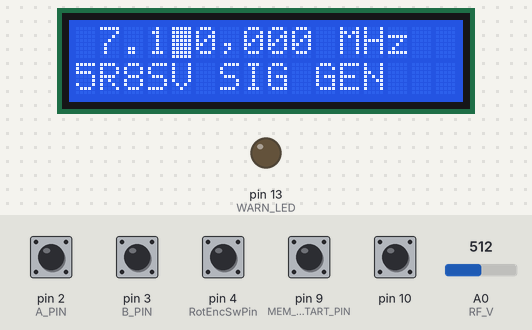
Simulated run of this sketch. Board: Arduino Uno, built with avr-gcc and run on an emulated ATmega328P. Parts: 16×2 character LCD, output pins drawn as LEDs (lit = HIGH). Inputs (shaded band) come from the test bench; at power-on: pin 2 (A_PIN), pin 3 (B_PIN), pin 4 (RotEncSwPin), pin 9 (MEM_BUTTON_START_PIN), pin 10 HIGH, A0 (RF_V) = 512. EEPROM starts erased; pins used as bus, display or sensor lines are not drawn.

Above: at 1.3 s.
1.4 s: pin 9 (MEM_BUTTON_START_PIN) pulled LOW for 1 s
At 2.8 s:
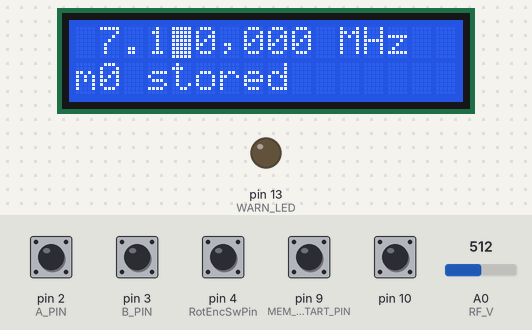
5.4 s: pin 10 pulled LOW for 0.15 s
At 6.0 s:
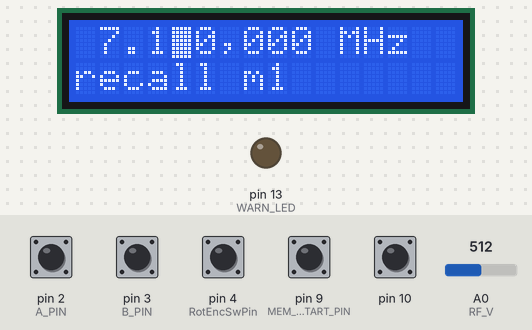
8.5 s: A0 (RF_V) set to 801
10.0 s: A0 (RF_V) set to 833
At 10.4 s:
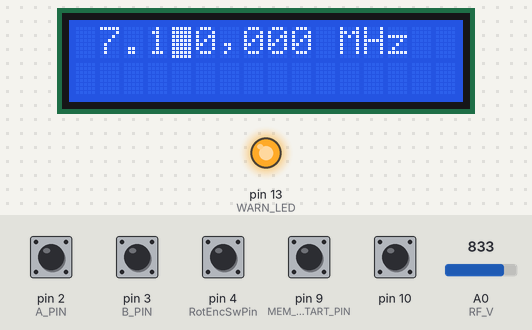
11.5 s: pin 9 (MEM_BUTTON_START_PIN) pulled LOW for 0.15 s
At 12.1 s:
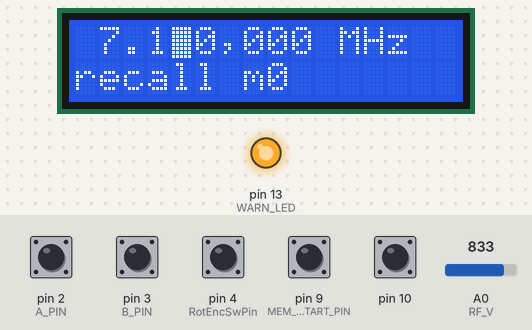
14.6 s: pin 4 (RotEncSwPin) pulled LOW for 1 s
At 15.7 s:
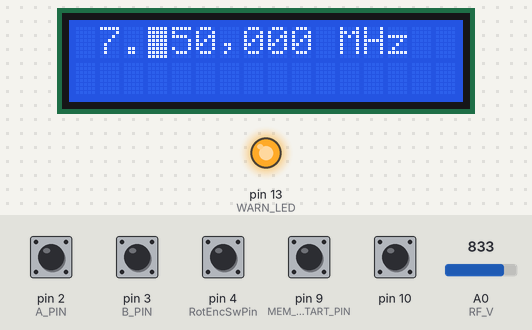
Timing chart, 0 to 17.6 s (numbered marks = the images above; inputs shaded):
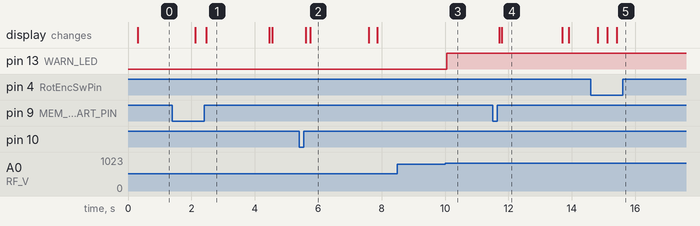

Measured:
- the behaviour switches between 818 and 819 on A0 (RF_V) (found by bisection; images 2 and 3)
- after the input at 1.4 s, the display: first differs from a run without the input after 1.1 s (image 1)
- after the input at 5.4 s, the display: first changes after 0.20 s (image 2 shows a later state)
- after the input at 8.5 s, every drawn part: stays the same
- after the input at 10.0 s, pin 13 (WARN_LED): LOW → HIGH after 0.05 s
- after the input at 11.5 s, the display: first changes after 0.20 s (image 4 shows a later state)
- after the input at 14.6 s, the display: first changes after 0.21 s (image 5 shows a later state)
- what the display in image 1 shows lasts 2.0 s, from 2.5 s to 4.5 s

The sketch:

vfobox.ino
```cpp
/*

DDS code based on Pete Juliano's (N6QW) super simple DDS code
http://www.jessystems.com/Images/Arduino/AD9850_Signal_Generator.txt

with additional DDS inspiration from Rich, AD7C's project:
http://www.ad7c.com/projects/ad9850-dds-vfo/

Rotary Encoder code based on my ATmega328 port
http://blog.templaro.com/reading-a-rotary-encoder-demo-code-for-atmega328/
of Oleg Mazurov's code written for ATmega644p
https://www.circuitsathome.com/mcu/rotary-encoder-interrupt-service-routine-for-avr-micros


 The circuit:

 Power
 * nominal 12V supply to amplifier
 * 5V to Arduino 5V pin
 * GND to Arduino GND pin

 Reserve For Serial Debugging
 * Leave digital #0 (RXD) and #1 (TXD) available for serial debugging

 Rotary Encoder
 * Rotary Encoder right tab to digital #2
 * Rotary Encoder left tab to digital #3
 * Rotary Encoder middle tab to ground
 * Rotary Switch to digital #4

 AD9850
 * CLK to digital #5
 * RST to digital #6
 * DAT to digital #7
 * FQ  to digital #8

 Memory Buttons
 * Up to four memory buttons can be added, starting at d9 & d10
   (d11 and d12 not connected in present design)

 RF Output Warning
 * Sense rectified RF output on digital #14 (ADC 0) WARN
 * Warning LED on digital #13

 I2C bus
 * Built-in SDA on digital #18 (a4)
 * Built-in SCL on digital #19 (a5)

 AREF is not connected; we use ATmega328 1.1V internal analog reference

*/

// include the library code:
#include "Wire.h"
#include "Adafruit_LiquidCrystal.h"
#include <EEPROM.h>

// set rotary encoder pins
#define ENC_RD	PIND	//encoder port read
#define A_PIN 2  // INT0 vector; digital pin 2
#define B_PIN 3  // INT1 vector; digital pin 3
#define RotEncSwPin 4 // digital pin 17 (a3)

// set up AD9850 pins
#define W_CLK 5        // digital 4
#define RESET 6        // digital 9
#define DATAPIN 7      // digital 8
#define FQ_UD 8        // digital 5

// set up output power monitoring
#define WARN_LED 13   // digital 16
#define RF_V 0        // analog  0
#define THRESHOLD_VOLTAGE 880  //range 0-1100 mV

// set up memory push buttons
#define MEM_BUTTON_START_PIN  9  // digital pin where mem buttons start
#define NUMBER_MEM_BUTTONS    2  // how many mem buttons

#define EE_ADDRESS_START      0

const long bandStart = 100000;  // start of Gnerator at 100 KHZ
const long bandEnd = 40000000; // End of Generator at 40 MHz --signal will be a bit flaky!
const long bandInit = 7150000; // where to initially set the frequency

long freq = 0 ;  // tuning frequency in Hz
long freqDelta = 10000; // how much to change the frequency by, clicking the rotary encoder will change this.

byte spinDirection = 0; // rotary encoder spun ccw (-1), cw (1), or no change (0)

long lastStatus = 0;
boolean statusDisplayed = false;
char statusLine[21];

int threshold = 0;

// Connect via i2c, default address #1 (nothing jumpered)
Adafruit_LiquidCrystal lcd(0);

// Blank a display line
void clear_line(byte lineNumber) {
  lcd.noBlink();
  lcd.setCursor(0,lineNumber);
  for (int pos=0; pos < 20; pos++){
    lcd.print(" ");
  }
}

// Update status line
void update_status() {
  clear_line(1);
  lcd.setCursor(0,1);
  lcd.print(statusLine);
  statusDisplayed = true;
  lastStatus = millis();
}

//Wipe stale status
void wipeStaleStatus() {
  if (statusDisplayed && millis() - lastStatus > 2000) {
    clear_line(1);
    statusDisplayed = false;
  }
}

//blink the cursor to show selected frequency resolution
void blinkCursor() {
  static long lastBlinkCheck = 0;
  static byte freqCursorPosition = 4;

    if (millis() - lastBlinkCheck > 300) {
    freqCursorPosition = 8;
    for (long tempDelta = 10; tempDelta/freqDelta != 1; tempDelta *= 10) {
      freqCursorPosition--;
      if (freqCursorPosition == 2 || freqCursorPosition == 6) {  //hop the punctuation
        freqCursorPosition--;
      }
    }
    lcd.setCursor(freqCursorPosition,0);
    lcd.blink();
    lastBlinkCheck = millis();
  }
}

// Display the frequency...
void display_frequency(long frequency) {
  int currentCursor;
  byte currentDigit;

  lcd.noBlink(); // suppress blinking after printing Mhz
  currentCursor = 0;
  for (long freqDiv = 10000000; freqDiv > 1; freqDiv /=10) {
    currentDigit = (frequency/freqDiv) %10;
    if (currentCursor == 2) {
      lcd.setCursor(currentCursor,0);
      lcd.print(".");
      currentCursor++;
    } else if (currentCursor == 6) {
      lcd.setCursor(currentCursor,0);
      lcd.print(",");
      currentCursor++;
    }
    lcd.setCursor(currentCursor,0);
    if (currentCursor == 0 && currentDigit == 0) {
      lcd.print(" ");
    } else {
      lcd.print(currentDigit);
    }
    currentCursor++;
  }
  lcd.print("0 MHz");
}

// Generate a positive pulse on 'pin'...
void pulseHigh(int pin) {
  digitalWrite(pin, HIGH);
  digitalWrite(pin, LOW);
}

// Calculate and send frequency code to DDS Module...
void send_frequency(long frequency) {
  int32_t sendFreq = double (frequency) * 4294967295/124997797;
  for (int b=0; b<4; b++, sendFreq>>=8) {
    shiftOut(DATAPIN, W_CLK, LSBFIRST, sendFreq & 0xFF);
  }
  shiftOut(DATAPIN, W_CLK, LSBFIRST, 0x00);
  pulseHigh(FQ_UD);
}

// evaluate encoder spins
void evaluateRotary() {
/* encoder routine. Expects encoder with four state changes between detents */
/* and both pins open on detent */

  static uint8_t old_AB = 3;  //lookup table index
  static int8_t encval = 0;   //encoder value
  static const int8_t enc_states [] PROGMEM =
  {0,-1,1,0,1,0,0,-1,-1,0,0,1,0,1,-1,0};  //encoder lookup table
  /**/
  old_AB <<=2;  //remember previous state
  old_AB |= (( ENC_RD >>2 ) & 0x03 );
  encval += pgm_read_byte(&(enc_states[( old_AB & 0x0f )]));

  if( encval > 3 ) {  //four steps forward
    spinDirection = 1;
    encval = 0;
  }
  else if( encval < -3 ) {  //four steps backwards
   spinDirection = 2;
   encval = 0;
  }
}

//Is there a pending encoder spin to react to? If so, which direction?
void wasRotaryEncoderSpun() {
  // change freq dependent on rotary encoder spin direction
  if(spinDirection != 0) {
    if (spinDirection == 1) {
      freq=constrain(freq-freqDelta,bandStart,bandEnd);
    } else {
      freq=constrain(freq+freqDelta,bandStart,bandEnd);
    }
    spinDirection = 0;
    display_frequency(freq); // push the frequency to LCD display
    send_frequency(freq);  // set the DDS to the new frequency
  }
}

// Check for the click of the rotary encoder
void wasRotaryEncoderClicked() {
  static long lastClick = 0;

  if (!digitalRead(RotEncSwPin) && millis() - lastClick > 200) { // push button debounce
    // if user clicks rotary encoder, change the size of the increment
    if (freqDelta == 10) {
      freqDelta = 1000000;
    } else {
      freqDelta /= 10;
    }
    lastClick = millis();
  }
}

// Light warning LED for output above a specified level
// set conservatively to warn before distortion from amp
// kicks in.

void checkOutputLevel() {
  static long lastTrigger = 0;

  if(millis() - lastTrigger > 100) {
    if(analogRead(RF_V) > threshold) {
      digitalWrite(WARN_LED, HIGH);
    } else {
      digitalWrite(WARN_LED, LOW);
    }
    lastTrigger = millis();
  }
}

//Handle Memory Button Pushes
void handleMemoryButtons() {

  static boolean mem_armed[NUMBER_MEM_BUTTONS];
  static long last_mem[NUMBER_MEM_BUTTONS];

  for (int buttons = 0; buttons < NUMBER_MEM_BUTTONS; buttons++) {
    if(!mem_armed[buttons] && !digitalRead(MEM_BUTTON_START_PIN+buttons) && millis() - last_mem[buttons] > 50) {
      last_mem[buttons] = millis();
      mem_armed[buttons] = true;
    }
    if(mem_armed[buttons] && digitalRead(MEM_BUTTON_START_PIN+buttons) && millis() - last_mem[buttons] > 50) {
      //pushed, but for how long?
      lcd.setCursor(0,1);
      if(millis() - last_mem[buttons] > 500) {
      // long push = commit to memory
      EEPROM.put(EE_ADDRESS_START + buttons*sizeof(long),freq);
      strcpy(statusLine,"m");
      statusLine[1] = '0' + buttons;
      statusLine[2] = 0; // so that next bit gets added on here
      strcat(statusLine," stored");
      update_status();
      } else {
      // short push = qsy to memory frequency
      EEPROM.get(EE_ADDRESS_START + buttons*sizeof(long),freq);
      strcpy(statusLine,"recall m");
      statusLine[8] = '0' + buttons;
      statusLine[9] = 0;
      update_status();
      send_frequency(freq);
      display_frequency(freq);
      }
      mem_armed[buttons] = false;
      last_mem[buttons] = millis();
    }
  }
}

void setup() {
  lcd.begin(16,2);
  strcpy(statusLine,"5R8SV SIG GEN");
  update_status();

  // Set up DDS
  pinMode(FQ_UD, OUTPUT);
  pinMode(W_CLK, OUTPUT);
  pinMode(DATAPIN, OUTPUT);
  pinMode(RESET, OUTPUT);


  // Set up Rotary Encoder
  pinMode(A_PIN, INPUT_PULLUP);
  pinMode(B_PIN, INPUT_PULLUP);
  attachInterrupt(0, evaluateRotary, CHANGE);
  attachInterrupt(1, evaluateRotary, CHANGE);
  pinMode(RotEncSwPin, INPUT_PULLUP);

  // Set up Output Monitoring
  pinMode(WARN_LED, OUTPUT);
  digitalWrite(WARN_LED, LOW);
  analogReference(INTERNAL);
  threshold = 1023L * THRESHOLD_VOLTAGE / 1100;

  // Set up memory buttons
  for (int buttons=0; buttons < NUMBER_MEM_BUTTONS; buttons++) {
    pinMode(MEM_BUTTON_START_PIN + buttons,INPUT_PULLUP);
  }

 // if nothing (reasonable) in first memory, fill mem slots with default starting freq
  EEPROM.get(EE_ADDRESS_START,freq);
  if(freq < bandStart || freq > bandEnd) {
    freq = bandInit;
    for (int buttons = 0; buttons < NUMBER_MEM_BUTTONS; buttons++) {
      EEPROM.put(EE_ADDRESS_START + buttons*sizeof(long),freq);
    }
  }

 // start up the DDS...
  pulseHigh(RESET);
  pulseHigh(W_CLK);
  pulseHigh(FQ_UD);
  // start the oscillator...
  send_frequency(freq);
  display_frequency(freq);
}

void loop() {

  wasRotaryEncoderSpun();
  wasRotaryEncoderClicked();
  blinkCursor();
  handleMemoryButtons();
  checkOutputLevel();
  wipeStaleStatus();

}
```
